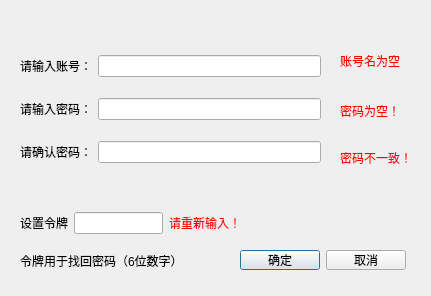
<?xml version="1.0" encoding="UTF-8"?>
<ui version="4.0">
 <class>Register</class>
 <widget class="QDialog" name="Register">
  <property name="geometry">
   <rect>
    <x>0</x>
    <y>0</y>
    <width>431</width>
    <height>296</height>
   </rect>
  </property>
  <property name="windowTitle">
   <string>注册</string>
  </property>
  <widget class="QLabel" name="label_5">
   <property name="geometry">
    <rect>
     <x>20</x>
     <y>240</y>
     <width>201</width>
     <height>41</height>
    </rect>
   </property>
   <property name="text">
    <string>令牌用于找回密码（6位数字）</string>
   </property>
  </widget>
  <widget class="QLabel" name="warning">
   <property name="geometry">
    <rect>
     <x>340</x>
     <y>150</y>
     <width>71</width>
     <height>16</height>
    </rect>
   </property>
   <property name="styleSheet">
    <string notr="true">color:red;
</string>
   </property>
   <property name="text">
    <string>密码不一致！</string>
   </property>
  </widget>
  <widget class="QLabel" name="aclabel">
   <property name="geometry">
    <rect>
     <x>340</x>
     <y>50</y>
     <width>61</width>
     <height>21</height>
    </rect>
   </property>
   <property name="styleSheet">
    <string notr="true">color:red;</string>
   </property>
   <property name="text">
    <string>账号名为空！</string>
   </property>
  </widget>
  <widget class="QLabel" name="paslabel">
   <property name="geometry">
    <rect>
     <x>340</x>
     <y>100</y>
     <width>61</width>
     <height>21</height>
    </rect>
   </property>
   <property name="styleSheet">
    <string notr="true">color:red;</string>
   </property>
   <property name="text">
    <string>密码为空！</string>
   </property>
  </widget>
  <widget class="QWidget" name="layoutWidget">
   <property name="geometry">
    <rect>
     <x>20</x>
     <y>40</y>
     <width>301</width>
     <height>141</height>
    </rect>
   </property>
   <layout class="QVBoxLayout" name="verticalLayout">
    <item>
     <layout class="QHBoxLayout" name="horizontalLayout">
      <item>
       <widget class="QLabel" name="label">
        <property name="text">
         <string>请输入账号：</string>
        </property>
       </widget>
      </item>
      <item>
       <widget class="QLineEdit" name="newaccountEdit"/>
      </item>
     </layout>
    </item>
    <item>
     <layout class="QHBoxLayout" name="horizontalLayout_2">
      <item>
       <widget class="QLabel" name="label_2">
        <property name="text">
         <string>请输入密码：</string>
        </property>
       </widget>
      </item>
      <item>
       <widget class="QLineEdit" name="newpasswdEdit"/>
      </item>
     </layout>
    </item>
    <item>
     <layout class="QHBoxLayout" name="horizontalLayout_3">
      <item>
       <widget class="QLabel" name="label_3">
        <property name="text">
         <string>请确认密码：</string>
        </property>
       </widget>
      </item>
      <item>
       <widget class="QLineEdit" name="npasswdEdit"/>
      </item>
     </layout>
    </item>
   </layout>
  </widget>
  <widget class="QWidget" name="layoutWidget">
   <property name="geometry">
    <rect>
     <x>20</x>
     <y>210</y>
     <width>221</width>
     <height>26</height>
    </rect>
   </property>
   <layout class="QHBoxLayout" name="horizontalLayout_5">
    <item>
     <layout class="QHBoxLayout" name="horizontalLayout_4">
      <item>
       <widget class="QLabel" name="label_4">
        <property name="text">
         <string>设置令牌</string>
        </property>
       </widget>
      </item>
      <item>
       <widget class="QLineEdit" name="tokenEdit"/>
      </item>
     </layout>
    </item>
    <item>
     <widget class="QLabel" name="tokenlabel">
      <property name="styleSheet">
       <string notr="true">color:red;</string>
      </property>
      <property name="text">
       <string>请重新输入！</string>
      </property>
     </widget>
    </item>
   </layout>
  </widget>
  <widget class="QWidget" name="">
   <property name="geometry">
    <rect>
     <x>240</x>
     <y>250</y>
     <width>166</width>
     <height>20</height>
    </rect>
   </property>
   <layout class="QHBoxLayout" name="horizontalLayout_6">
    <item>
     <widget class="QPushButton" name="buttonBox_2">
      <property name="text">
       <string>确定</string>
      </property>
     </widget>
    </item>
    <item>
     <widget class="QPushButton" name="pushButton">
      <property name="text">
       <string>取消</string>
      </property>
     </widget>
    </item>
   </layout>
  </widget>
 </widget>
 <resources/>
 <connections/>
</ui>
